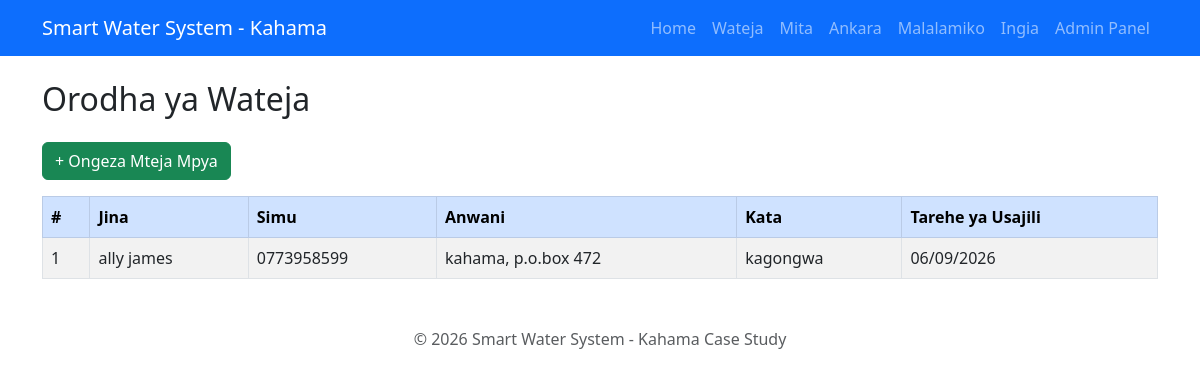
Before: /customers/ with the older database file.
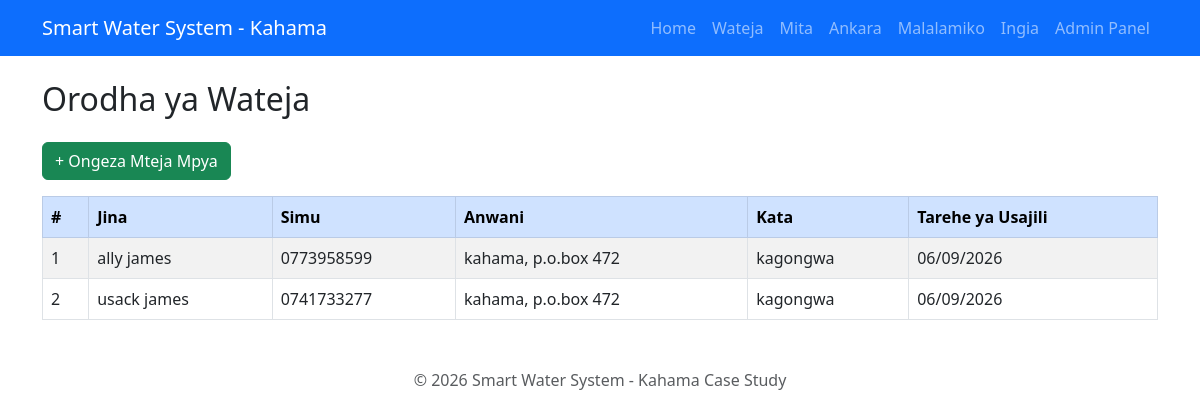
After: the same page with the newer database file.
### customers/models.py (models this page shows, shortened)
class Customer(models.Model):
    user = models.OneToOneField(User, on_delete=models.CASCADE, null=True, blank=True)
    full_name = models.CharField(max_length=150)
    phone_number = models.CharField(max_length=15)
    email = models.EmailField(blank=True, null=True)
    address = models.CharField(max_length=255)
    ward = models.CharField(max_length=100, blank=True, null=True)
    national_id = models.CharField(max_length=30, blank=True, null=True)
    date_registered = models.DateTimeField(auto_now_add=True)

### customers/views.py (the view)
# urls.py: path('customers/', customer_views.customer_list, name='customer_list'),
def customer_list(request):
    customers = Customer.objects.all()
    return render(request, 'customers/customer_list.html', {'customers': customers})

### templates/customers/customer_list.html (shortened to what this page needs)
{% extends 'base.html' %}
{% block content %}
<h2 class="mb-4">Orodha ya Wateja</h2>
<a href="{% url 'add_customer' %}" class="btn btn-success mb-3">+ Ongeza Mteja Mpya</a>
<table class="table table-striped table-bordered">
    <thead class="table-primary">
        <tr>
            <th>#</th>
            <th>Jina</th>
            <th>Simu</th>
            <th>Anwani</th>
            <th>Kata</th>
            <th>Tarehe ya Usajili</th>
        </tr>
    </thead>
    <tbody>
        {% for customer in customers %}
        <tr>
            <td>{{ forloop.counter }}</td>
            <td>{{ customer.full_name }}</td>
            <td>{{ customer.phone_number }}</td>
            <td>{{ customer.address }}</td>
            <td>{{ customer.ward }}</td>
            <td>{{ customer.date_registered|date:"d/m/Y" }}</td>
        </tr>
        {% empty %}
        <tr>
            <td colspan="6" class="text-center text-muted">Hakuna wateja waliosajiliwa bado.</td>
        </tr>
        {% endfor %}
    </tbody>
</table>
{% endblock %}

### templates/base.html (shortened to what this page needs)
<!DOCTYPE html>
<html lang="sw">
<head>
    <link href="https://cdn.jsdelivr.net/npm/bootstrap@5.3.0/dist/css/bootstrap.min.css" rel="stylesheet">
</head>
<body>
    <nav class="navbar navbar-expand-lg navbar-dark bg-primary">
        <div class="container">
            <a class="navbar-brand" href="/">Smart Water System - Kahama</a>
            <div class="collapse navbar-collapse" id="navbarNav">
                <ul class="navbar-nav ms-auto">
                    <ul class="navbar-nav ms-auto">
    <li class="nav-item"><a class="nav-link" href="/">Home</a></li>
    <li class="nav-item"><a class="nav-link" href="/customers/">Wateja</a></li>
    <li class="nav-item"><a class="nav-link" href="/meters/">Mita</a></li>
    <li class="nav-item"><a class="nav-link" href="/bills/">Ankara</a></li>
    <li class="nav-item"><a class="nav-link" href="/complaints/">Malalamiko</a></li>
    {% if user.is_authenticated %}
    <li class="nav-item"><a class="nav-link" href="/dashboard/">Dashboard Yangu</a></li>
    <li class="nav-item"><a class="nav-link" href="/logout/">Toka</a></li>
    {% else %}
    <li class="nav-item"><a class="nav-link" href="/login/">Ingia</a></li>
    {% endif %}
    <li class="nav-item"><a class="nav-link" href="/admin/">Admin Panel</a></li>
</ul>
                </ul>
            </div>
        </div>
    </nav>
    <div class="container mt-4">
        {% block content %}
        {% endblock %}
    </div>
    <footer class="text-center mt-5 mb-3 text-muted">
        <p>&copy; 2026 Smart Water System - Kahama Case Study</p>
    </footer>
</body>
</html>

Changed rows visible on the page:
added Customer: full_name "usack james", phone_number "0741733277", address "kahama, p.o.box 472", ward "kagongwa", date_registered "06/09/2026"
